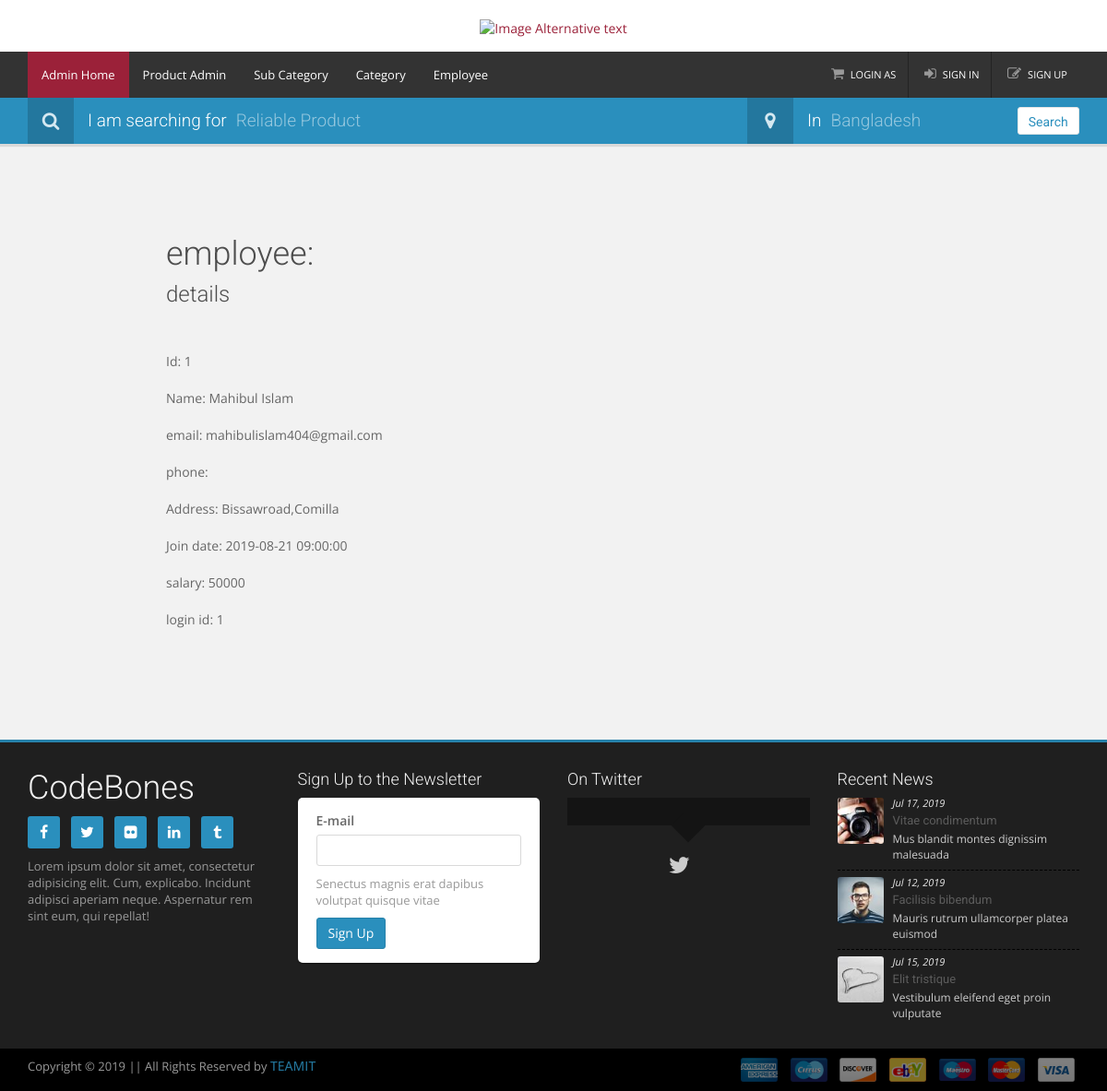
The page /views/employee/details.php?id=1 (signed in) on the database its author committed.
### tables this page shows
CREATE TABLE `employee` (
  `Id` int(11) NOT NULL,
  `Name` varchar(40) NOT NULL,
  `Email` varchar(50) NOT NULL,
  `Phone` int(11) NOT NULL,
  `Address` varchar(100) NOT NULL,
  `Join_Date` datetime NOT NULL,
  `Salary` int(11) NOT NULL,
  `Login_Id` int(11) NOT NULL
);

### app/controller/employeeController.php (called while the page is built, shortened)
<?php
    function show()
    {
        $id = $_REQUEST['id'];
        $sql = "select * from employee where id = ".$id." ";
        $jsonData = readQuery($sql);
        $emp = json_decode($jsonData);
        return $emp;
    }
?>

### app/model/model.php (called while the page is built, shortened)
<?php
    function readQuery($sql)
    {
        $conn = new mysqli(servername , username, password, databaseName);
        $arr = [];
        $result = $conn->query($sql);
        if ($result == TRUE) {
            while($row = $result->fetch_assoc()) {
                $arr[] = $row;
            }
        }
        else
        {
            echo "Error: " . $conn->error;
        }
        $json_data = json_encode($arr);
        return $json_data;
    }
?>

### views/employee/details.php (the view, shortened to what this page needs)
<?php
    include_once CON_FRONT.'employeeController.php';
    $emp = show();
?>
<!DOCTYPE html>
<html lang="en">
<head>
</head>
<body>
	<?php include "../layout/adminHeader.php";?>
	<div class="detail-content" style="padding-left: 15% ">
		<br>
	<br>
	<br>
	<br>
	<br>
		<h1>employee: </h1>
		<h3>details</h3>
		<br>
		<br>
		Id: <?php echo $emp[0]->Id; ?>
		<br>
		<br>
		Name: <?php echo $emp[0]->Name; ?>
		<br>
		<br>
		email: <?php echo $emp[0]->Email; ?>
		<br>
		<br>
		phone: <?php echo $emp[0]->Phone_No; ?>
		<br>
		<br>
		Address: <?php echo $emp[0]->Address; ?>
		<br>
		<br>
		Join date: <?php echo $emp[0]->Join_Date; ?>
		<br>
		<br>
		salary: <?php echo $emp[0]->Salary; ?>
		<br>
		<br>
		login id: <?php echo $emp[0]->Login_Id; ?>
		<br>
		<br>
	<br>
	<br>
	<br>
	<br>
	<br>
	</div>
	<?php include "../layout/adminFOoter.php";?>
</body>
</html>

### rows shown on the page
employee: Id "1", Name "Mahibul Islam", Email "mahibulislam404@gmail.com", Address "Bissawroad,Comilla", Join_Date "2019-08-21 09:00:00", Salary "50000", Login_Id "1"
